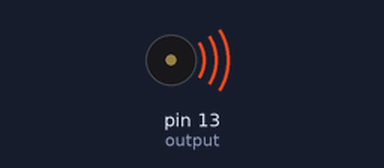
Simulated run of this sketch. Board: Arduino Uno, built with avr-gcc and run on an emulated ATmega328P. Parts: buzzer (waves = sounding).

Above: at 7.1 s.
At 121.6 s:
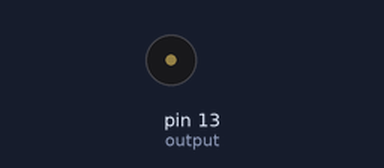
Timing chart, 0 to 123.1 s (numbered marks = the images above):
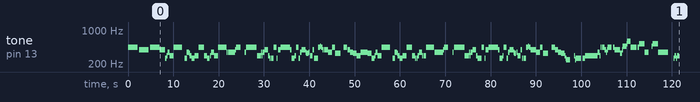

The sketch:

Golden_Hour.ino
```cpp
/*
Notes chart:
  C     C#     D     Eb   E     F     F#    G     G#    Q     Bb    B
0 16.35 17.32 18.35 19.45 20.60 21.83 23.12 24.50 25.96 27.50 29.14 30.87
1 32.70 34.65 36.71 38.89 41.20 43.65 46.25 49.00 51.91 55.00 58.27 61.74
2 65.41 69.30 73.42 77.78 82.41 87.31 92.50 98.00 103.8 110.0 116.5 123.5
3 130.8 138.6 146.8 155.6 164.8 174.6 185.0 196.0 207.7 220.0 233.1 246.9
4 261.6 277.2 293.7 311.1 329.6 349.2 370.0 392.0 415.3 440.0 466.2 493.9
5 523.3 554.4 587.3 622.3 659.3 698.5 740.0 784.0 830.6 880.0 932.3 987.8
6 1047  1109  1175  1245  1319  1397  1480  1568  1661  1760  1865  1976
7 2093  2217  2349  2489  2637  2794  2960  3136  3322  3520  3729  3951
8 4186  4435  4699  4978  5274  5588  5920  6272  6645  7040  7459  7902
*/

int output = 13;

int Q4 = 440;
int B3 = 247;
int B4 = 466;
int C4 = 262;
int C5 = 523;
int D4 = 294;
int D5 = 587;
int E4 = 330;
int F4 = 349;
int G4 = 392;


int tempo = 100;

int whole = (60000 * 4) / tempo;
int half = whole / 2;
int dothalf = half * 1.5;
int quart = half / 2;
int dotquart = quart * 1.5;
int eighth = quart / 2;
int doteighth = eighth * 1.5;
int sixt = eighth / 2;
int space = 10;

void setup()
{
//measure 1
tone(output, Q4);
      delay(quart);
    noTone(output);
      delay(space);
tone(output, Q4);
      delay(eighth);
    noTone(output);
      delay(space);
  tone(output, Q4);
      delay(eighth);
    noTone(output);
      delay(space);
  tone(output, Q4);
      delay(quart);
    noTone(output);
      delay(space);
  tone(output, Q4);
      delay(eighth);
    noTone(output);
      delay(space);

//measure 2
  delay(eighth);
tone(output, G4);
      delay(quart);
    noTone(output);
      delay(space);
tone(output, G4);
      delay(eighth);
    noTone(output);
      delay(space);
  tone(output, G4);
      delay(eighth);
    noTone(output);
      delay(space);
  tone(output, G4);
      delay(quart);
    noTone(output);
      delay(space);
  tone(output, G4);
      delay(eighth);
    noTone(output);
      delay(space);

//measure 3
    delay(eighth);
tone(output, Q4);
      delay(quart);
    noTone(output);
      delay(space);
tone(output, Q4);
      delay(eighth);
    noTone(output);
      delay(space);
  tone(output, Q4);
      delay(eighth);
    noTone(output);
      delay(space);
  tone(output, Q4);
      delay(quart);
    noTone(output);
      delay(space);
  tone(output, Q4);
      delay(eighth);
    noTone(output);
      delay(space);

//measure 4
tone(output, G4);
      delay(half);
    noTone(output);
      delay(space);
tone(output, C4);
      delay(eighth);
    noTone(output);
      delay(space);
  tone(output, D4);
      delay(sixt);
    noTone(output);
      delay(space);
  tone(output, F4);
      delay(sixt);
    noTone(output);
      delay(space);
  tone(output, F4);
      delay(eighth);
    noTone(output);
      delay(space);
    tone(output, D4);
      delay(eighth);
    noTone(output);
      delay(space);

for (int i = 0; i < 2; i++){
 //measure 5
tone(output, D4);
      delay(quart);
    noTone(output);
      delay(space);
tone(output, Q4);
      delay(half);
    noTone(output);
      delay(space);
  tone(output, Q4);
      delay(quart);
    noTone(output);
      delay(space);

  //measure 6
  delay(quart);
tone(output, C4);
      delay(eighth);
    noTone(output);
      delay(space);
  tone(output, C4);
      delay(sixt);
    noTone(output);
      delay(space);
    tone(output, F4);
      delay(sixt);
    noTone(output);
      delay(space);
  tone(output, F4);
      delay(eighth);
    noTone(output);
      delay(space);
tone(output, E4);
      delay(sixt);
    noTone(output);
      delay(space);
tone(output, D4);
      delay(sixt);
    noTone(output);
      delay(space);
  tone(output, D4);
      delay(eighth);
    noTone(output);
      delay(space);
  tone(output, C4);
      delay(eighth);
    noTone(output);
      delay(space);

  //measure 7
tone(output, C4);
      delay(eighth);
    noTone(output);
      delay(space);
tone(output, D4);
      delay(dotquart);
    noTone(output);
      delay(space);
  tone(output, Q4);
      delay(quart);
    noTone(output);
      delay(space);
  tone(output, Q4);
      delay(quart);
    noTone(output);
      delay(space);

   //measure 8
tone(output, D4);
      delay(quart);
    noTone(output);
      delay(space);
tone(output, C4);
      delay(eighth);
    noTone(output);
      delay(space);
  tone(output, C4);
      delay(eighth);
    noTone(output);
      delay(space);
  tone(output, D4);
      delay(eighth);
    noTone(output);
      delay(space);
  tone(output, F4);
      delay(quart);
    noTone(output);
      delay(space);
    tone(output, D4);
      delay(eighth);
    noTone(output);
      delay(space);

  //measure 9
  tone(output, D4);
      delay(quart);
    noTone(output);
      delay(space);
tone(output, Q4);
      delay(half);
    noTone(output);
      delay(space);
  tone(output, Q4);
      delay(quart);
    noTone(output);
      delay(space);

  //measure 10
tone(output, F4);
      delay(eighth);
    noTone(output);
      delay(space);
  tone(output, F4);
      delay(eighth);
    noTone(output);
      delay(space);
tone(output, F4);
      delay(eighth);
    noTone(output);
      delay(space);
  tone(output, F4);
      delay(sixt);
    noTone(output);
      delay(space);
  tone(output, F4);
      delay(sixt);
    noTone(output);
      delay(space);
  tone(output, F4);
      delay(doteighth);
    noTone(output);
      delay(space);
    tone(output, F4);
      delay(sixt);
    noTone(output);
      delay(space);

  //measure 11
  tone(output, G4);
      delay(eighth);
    noTone(output);
      delay(space);
tone(output, Q4);
      delay(dotquart);
    noTone(output);
      delay(space);
  delay(dotquart);
  tone(output, F4);
      delay(eighth);
    noTone(output);
      delay(space);

  //measure 12
   tone(output, Q4);
      delay(whole);
    noTone(output);
      delay(space);

  //measure 13
  tone(output, D4);
      delay(dotquart);
    noTone(output);
      delay(space);
  tone(output, F4);
      delay(sixt);
    noTone(output);
      delay(space);
tone(output, D4);
      delay(sixt);
    noTone(output);
      delay(space);
  tone(output, F4);
      delay(eighth);
    noTone(output);
      delay(space);
  tone(output, F4);
      delay(sixt);
    noTone(output);
      delay(space);
  tone(output, G4);
      delay(sixt);
    noTone(output);
      delay(space);
    tone(output, G4);
      delay(quart);
    noTone(output);
      delay(space);

  //measure 14
  tone(output, D4);
      delay(eighth);
    noTone(output);
      delay(space);
  tone(output, C4);
      delay(eighth);
    noTone(output);
      delay(space);
  tone(output, C4);
      delay(eighth);
    noTone(output);
      delay(space);
  tone(output, C4);
      delay(eighth);
    noTone(output);
      delay(space);
  tone(output, Q4);
      delay(quart);
    noTone(output);
      delay(space);
  tone(output, C4);
      delay(eighth);
    noTone(output);
      delay(space);
  tone(output, G4);
      delay(eighth);
    noTone(output);
      delay(space);

  //measure 15
  tone(output, G4);
      delay(eighth);
    noTone(output);
      delay(space);
  tone(output, Q4);
      delay(dotquart);
    noTone(output);
      delay(space);
  tone(output, Q4);
      delay(half);
    noTone(output);
      delay(space);

   //measure 16
  tone(output, G4);
      delay(eighth);
    noTone(output);
      delay(space);
  tone(output, C4);
      delay(eighth);
    noTone(output);
      delay(space);
  tone(output, C4);
      delay(eighth);
    noTone(output);
      delay(space);
  tone(output, D4);
      delay(eighth);
    noTone(output);
      delay(space);
  tone(output, Q4);
      delay(quart);
    noTone(output);
      delay(space);
  tone(output, C4);
      delay(eighth);
    noTone(output);
      delay(space);
  tone(output, F4);
      delay(eighth);
    noTone(output);
      delay(space);

   //measure 17
  tone(output, G4);
      delay(dotquart);
    noTone(output);
      delay(space);
  tone(output, F4);
      delay(sixt);
    noTone(output);
      delay(space);
  tone(output, E4);
      delay(sixt);
    noTone(output);
      delay(space);
   tone(output, E4);
      delay(eighth);
    noTone(output);
      delay(space);
  tone(output, F4);
      delay(eighth);
    noTone(output);
      delay(space);
    tone(output, D4);
      delay(quart);
    noTone(output);
      delay(space);

   //measure 18
  tone(output, G4);
      delay(eighth);
    noTone(output);
      delay(space);
  tone(output, C4);
      delay(eighth);
    noTone(output);
      delay(space);
  tone(output, C4);
      delay(eighth);
    noTone(output);
      delay(space);
  tone(output, C4);
      delay(eighth);
    noTone(output);
      delay(space);
  tone(output, Q4);
      delay(doteighth);
    noTone(output);
      delay(space);
  tone(output, B4);
      delay(sixt);
    noTone(output);
      delay(space);
  tone(output, Q4);
      delay(eighth);
    noTone(output);
      delay(space);
    tone(output, G4);
      delay(eighth);
    noTone(output);
      delay(space);

  //measure 19
  tone(output, G4);
      delay(dotquart);
    noTone(output);
      delay(space);
  tone(output, F4);
      delay(eighth);
    noTone(output);
      delay(space);
  tone(output, F4);
      delay(quart);
    noTone(output);
      delay(space);
  tone(output, Q4);
      delay(quart);
     noTone(output);
      delay(space);

  //measure 20
  tone(output, E4);
      delay(half);
    noTone(output);
      delay(space);
  delay(quart);
  delay(sixt);
  tone(output, Q4);
      delay(sixt);
    noTone(output);
      delay(space);
  tone(output, Q4);
      delay(sixt);
    noTone(output);
      delay(space);
  tone(output, Q4);
      delay(sixt);
    noTone(output);
      delay(space);

  //measure 21
  tone(output, Q4);
      delay(eighth);
     noTone(output);
      delay(space);
  tone(output, G4);
      delay(sixt);
    noTone(output);
      delay(space);
  tone(output, G4);
      delay(sixt);
    noTone(output);
      delay(space);
  tone(output, G4);
      delay(eighth);
    noTone(output);
      delay(space);
  tone(output, F4);
      delay(sixt);
    noTone(output);
      delay(space);
  tone(output, F4);
      delay(sixt);
    noTone(output);
      delay(space);
  tone(output, F4);
      delay(eighth);
    noTone(output);
      delay(space);
  tone(output, E4);
      delay(sixt);
    noTone(output);
      delay(space);
  tone(output, E4);
      delay(sixt);
    noTone(output);
      delay(space);
  tone(output, E4);
      delay(sixt);
    noTone(output);
      delay(space);
  tone(output, E4);
      delay(eighth);
    noTone(output);
      delay(space);

 if(i<1){
  //measure 22
  tone(output, D4);
      delay(dotquart);
    noTone(output);
      delay(space);
  tone(output, F4);
      delay(eighth);
    noTone(output);
      delay(space);
  tone(output, F4);
      delay(half);
    noTone(output);
      delay(space);

  //measure 23
  tone(output, E4);
      delay(dotquart);
    noTone(output);
      delay(space);
  tone(output, C4);
      delay(eighth);
    noTone(output);
      delay(space);
  tone(output, C4);
      delay(eighth);
    noTone(output);
      delay(space);
  tone(output, D4);
      delay(sixt);
    noTone(output);
      delay(space);
  tone(output, F4);
      delay(sixt);
    noTone(output);
      delay(space);
  tone(output, F4);
      delay(eighth);
    noTone(output);
      delay(space);
  tone(output, D4);
      delay(eighth);
    noTone(output);
      delay(space);
}
}

  //measure 24
  tone(output, D4);
      delay(sixt);
    noTone(output);
      delay(space);
  tone(output, C4);
      delay(sixt);
    noTone(output);
      delay(space);
  tone(output, B3);
      delay(dotquart);
    noTone(output);
      delay(space);
  delay(quart);
  delay(eighth);
  tone(output, D4);
      delay(sixt);
    noTone(output);
      delay(space);
  tone(output, B3);
      delay(sixt);
    noTone(output);
      delay(space);

  //measure 25
  tone(output, C4);
      delay(half);
    noTone(output);
      delay(space);
  delay(eighth);
  tone(output, C4);
      delay(quart);
    noTone(output);
      delay(space);
  tone(output, D4);
      delay(eighth);
    noTone(output);
      delay(space);

  //measure 26
  tone(output, D4);
      delay(whole);
    noTone(output);
      delay(space);

  //measure 27
  tone(output, F4);
      delay(doteighth);
     noTone(output);
      delay(space);
  tone(output, D4);
      delay(sixt);
    noTone(output);
      delay(space);
  tone(output, Q4);
      delay(eighth);
    noTone(output);
      delay(space);
  tone(output, Q4);
      delay(sixt);
    noTone(output);
      delay(space);
  tone(output, Q4);
      delay(sixt);
    noTone(output);
      delay(space);
  tone(output, Q4);
      delay(eighth);
    noTone(output);
      delay(space);
  tone(output, G4);
      delay(eighth);
    noTone(output);
      delay(space);
  tone(output, F4);
      delay(sixt);
    noTone(output);
      delay(space);
  tone(output, G4);
      delay(sixt);
    noTone(output);
      delay(space);
  tone(output, Q4);
      delay(eighth);
    noTone(output);
      delay(space);

  //measure 28
  tone(output, Q4);
      delay(quart);
    noTone(output);
      delay(space);
  delay(eighth);
  tone(output, Q4);
      delay(eighth);
    noTone(output);
      delay(space);
  tone(output, G4);
      delay(half);
    noTone(output);
      delay(space);

  //measure 29
  tone(output, E4);
      delay(doteighth);
     noTone(output);
      delay(space);
  tone(output, G4);
      delay(sixt);
    noTone(output);
      delay(space);
  tone(output, B4);
      delay(eighth);
    noTone(output);
      delay(space);
  tone(output, B4);
      delay(eighth);
    noTone(output);
      delay(space);
  tone(output, B4);
      delay(sixt);
    noTone(output);
      delay(space);
  tone(output, C5);
      delay(sixt);
    noTone(output);
      delay(space);
  tone(output, D5);
      delay(eighth);
    noTone(output);
      delay(space);
  tone(output, D5);
      delay(doteighth);
    noTone(output);
      delay(space);
  tone(output, Q4);
      delay(sixt);
    noTone(output);
      delay(space);

  //measure 30
  tone(output, Q4);
      delay(half);
    noTone(output);
      delay(space);
  delay(sixt);
  tone(output, Q4);
      delay(sixt);
    noTone(output);
      delay(space);
  tone(output, Q4);
      delay(sixt);
    noTone(output);
      delay(space);
  tone(output, C5);
      delay(dotquart);
    noTone(output);
      delay(space);

  //measure 31
  tone(output, C5);
      delay(eighth);
    noTone(output);
      delay(space);
  tone(output, F4);
      delay(sixt);
    noTone(output);
      delay(space);
  tone(output, F4);
      delay(sixt);
    noTone(output);
      delay(space);
  tone(output, F4);
      delay(quart);
    noTone(output);
      delay(space);
  delay(quart);
  tone(output, B4);
      delay(eighth);
    noTone(output);
      delay(space);
  tone(output, C5);
      delay(dotquart);
    noTone(eighth);
      delay(space);

  //measure 32
  tone(output, C5);
      delay(eighth);
    noTone(output);
      delay(space);
  tone(output, F4);
      delay(sixt);
    noTone(output);
      delay(space);
  tone(output, F4);
      delay(sixt);
    noTone(output);
      delay(space);
  tone(output, F4);
      delay(dothalf);
    noTone(output);
      delay(space);

  //measure 33
  delay(half);
  tone(output, C4);
      delay(eighth);
    noTone(output);
      delay(space);
  tone(output, D4);
      delay(eighth);
    noTone(output);
      delay(space);
  tone(output, C4);
      delay(sixt);
    noTone(output);
      delay(space);
  tone(output, D4);
      delay(doteighth);
    noTone(output);
      delay(space);
}

void loop()
{

}
```
